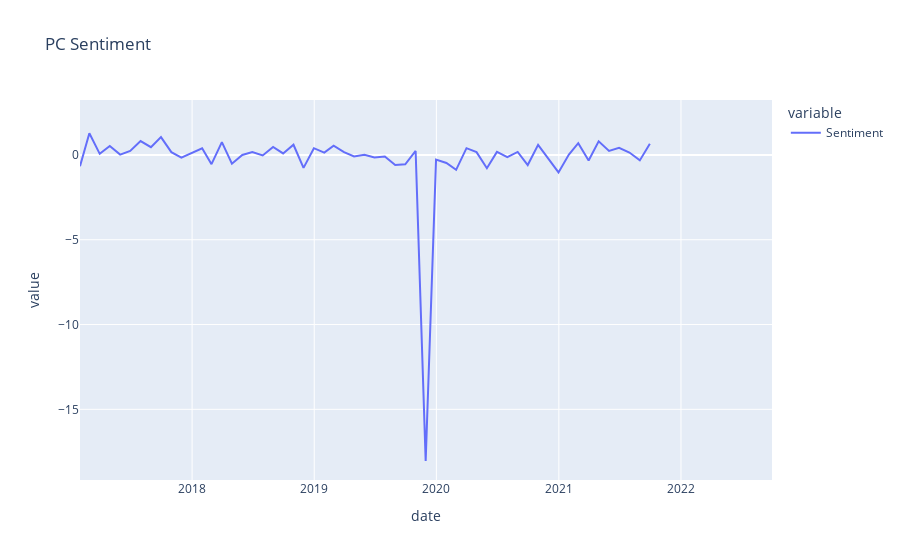

The code cell stored with this chart in its notebook:
### Code cell
import plotly.express as px
df_final.to_csv("export.csv")
df_final['Sentiment'] = df_final['Sentiment']*(-1)
fig = px.line(df_final, x=df_final.index, y=["Sentiment"], title='PC Sentiment')
fig.show()
